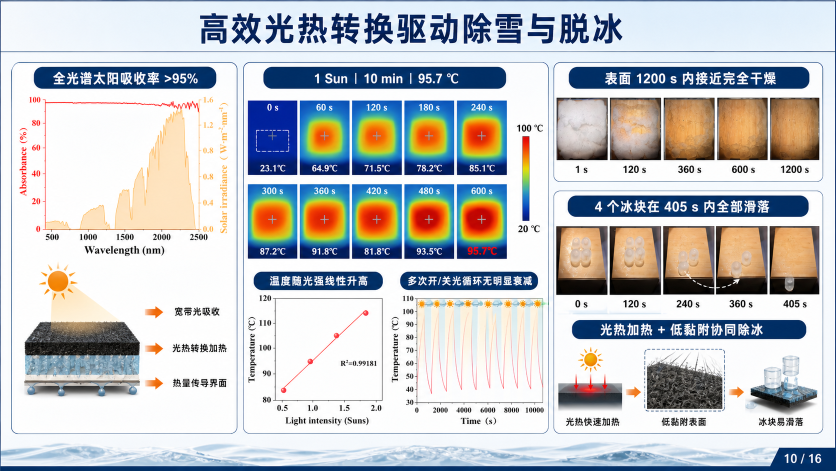
#> input picture assets/gallery/academic-paper-to-ppt/03-photothermal-deicing.png, 1672 x 941 px (shown at 1/2 size)
$ python compare_images.py ../../../assets/gallery/academic-paper-to-ppt/03-photothermal-deicing.png ../../../assets/gallery/academic-paper-to-ppt/01-interface-strategy.png   (older library calls are emulated)
#> lines starting #> are read from the running program, lines starting #| are printed output that depends on the picture
#!/usr/bin/env python3
"""Compare a source image with a rendered VBA screenshot."""

from __future__ import annotations

import argparse
import json
import math
import sys
from pathlib import Path


def load_image(path: Path):
    try:
        from PIL import Image
    except ImportError as exc:
        raise RuntimeError("Pillow is required to load images. Install with: python -m pip install pillow") from exc

    try:
        return Image.open(path).convert("RGB")
    except OSError as exc:
        raise RuntimeError(f"Cannot open image {path}: {exc}") from exc


def resize_to_match(image, size):
    try:
        from PIL import Image
        resample = getattr(Image, "Resampling", Image).BICUBIC
        return image.resize(size, resample)
    except Exception:
        return image.resize(size)


def channel_stats(img_a, img_b):
    width, height = img_a.size
    count = width * height
    total_abs = [0, 0, 0]
    total_pixel_delta = 0.0
    strong_diff = 0
    quadrants = {
        "top_left": 0.0,
        "top_right": 0.0,
        "bottom_left": 0.0,
        "bottom_right": 0.0,
    }
    quadrant_counts = {key: 0 for key in quadrants}

    pix_a = img_a.load()
    pix_b = img_b.load()
    for y in range(height):
        for x in range(width):
            a = pix_a[x, y]
            b = pix_b[x, y]
            diffs = [abs(a[i] - b[i]) for i in range(3)]
            for i, diff in enumerate(diffs):
                total_abs[i] += diff
            pixel_delta = sum(diffs) / 3
            total_pixel_delta += pixel_delta
            if pixel_delta > 32:
                strong_diff += 1
            if y < height / 2 and x < width / 2:
                key = "top_left"
            elif y < height / 2:
                key = "top_right"
            elif x < width / 2:
                key = "bottom_left"
            else:
                key = "bottom_right"
            quadrants[key] += pixel_delta
            quadrant_counts[key] += 1

    mean_channel_abs = [round(value / count, 3) for value in total_abs]
    mean_pixel_abs = round(total_pixel_delta / count, 3)
    strong_diff_ratio = round(strong_diff / count, 4)
    quadrant_scores = {
        key: round(value / max(quadrant_counts[key], 1), 3)
        for key, value in quadrants.items()
    }
    return mean_channel_abs, mean_pixel_abs, strong_diff_ratio, quadrant_scores


def try_ssim(img_a, img_b):
    try:
        import numpy as np
        from skimage.metrics import structural_similarity
    except ImportError:
        return None, "skimage is not installed; SSIM skipped."

    arr_a = np.asarray(img_a)
    arr_b = np.asarray(img_b)
    try:
        score = structural_similarity(arr_a, arr_b, channel_axis=2)
    except TypeError:
        score = structural_similarity(arr_a, arr_b, multichannel=True)
    except Exception as exc:
        return None, f"SSIM failed: {exc}"
    return round(float(score), 4), None


def suggestions(size_delta, mean_pixel_abs, strong_diff_ratio, quadrant_scores):
    notes = []
    if size_delta["width"] != 0 or size_delta["height"] != 0:
        notes.append("Match the Office canvas or export size before tuning individual shapes.")
    if mean_pixel_abs > 35:
        notes.append("Large average color difference: review background, palette, gradients, and transparency first.")
    elif mean_pixel_abs > 18:
        notes.append("Moderate color difference: tune key fills, text colors, and shadow transparency.")
    if strong_diff_ratio > 0.2:
        notes.append("Many pixels differ strongly: check object positions, missing regions, and layer order.")
    worst_region = max(quadrant_scores, key=quadrant_scores.get)
    if quadrant_scores[worst_region] > 20:
        notes.append(f"Focus the next visual pass on the {worst_region.replace('_', ' ')} region.")
    if not notes:
        notes.append("Images are broadly close; refine text metrics, small icons, and stroke weights.")
    return notes


def compare(source_path: Path, rendered_path: Path, sample_width: int):
    source = load_image(source_path)
    rendered = load_image(rendered_path)
    original_sizes = {"source": source.size, "rendered": rendered.size}
    size_delta = {
        "width": rendered.size[0] - source.size[0],
        "height": rendered.size[1] - source.size[1],
    }

    if source.size != rendered.size:
        rendered_for_compare = resize_to_match(rendered, source.size)
    else:
        rendered_for_compare = rendered

    if sample_width > 0 and source.size[0] > sample_width:
        scale = sample_width / source.size[0]
        sample_size = (sample_width, max(1, int(round(source.size[1] * scale))))
        source_for_compare = resize_to_match(source, sample_size)
        rendered_for_compare = resize_to_match(rendered_for_compare, sample_size)
    else:
        source_for_compare = source

    mean_channel_abs, mean_pixel_abs, strong_diff_ratio, quadrant_scores = channel_stats(
        source_for_compare,
        rendered_for_compare,
    )
    ssim, ssim_note = try_ssim(source_for_compare, rendered_for_compare)

    result = {
        "passed": True,
        "sizes": {
            "source": {"width": original_sizes["source"][0], "height": original_sizes["source"][1]},
            "rendered": {"width": original_sizes["rendered"][0], "height": original_sizes["rendered"][1]},
            "delta_rendered_minus_source": size_delta,
        },
        "mean_color_difference_rgb": {
            "red": mean_channel_abs[0],
            "green": mean_channel_abs[1],
            "blue": mean_channel_abs[2],
        },
        "mean_pixel_difference": mean_pixel_abs,
        "strong_pixel_difference_ratio": strong_diff_ratio,
        "region_difference_scores": quadrant_scores,
        "ssim": ssim,
        "notes": [] if ssim_note is None else [ssim_note],
        "suggested_modifications": suggestions(size_delta, mean_pixel_abs, strong_diff_ratio, quadrant_scores),
    }
    if math.isnan(mean_pixel_abs):
        result["passed"] = False
        result["notes"].append("Comparison produced NaN; check image files.")
    return result


def main() -> int:
    parser = argparse.ArgumentParser(
        description="Compare an original image with a screenshot exported from VBA-rendered Office Shapes.",
    )
    parser.add_argument("source_image", help="Path to the original reference image.")
    parser.add_argument("rendered_image", help="Path to the VBA-rendered screenshot/export.")
    parser.add_argument(
        "--sample-width",
        type=int,
        default=900,
        help="Resize comparison copies to this width for speed; use 0 for full size.",
    )
    parser.add_argument("--pretty", action="store_true", help="Pretty-print JSON output.")
    args = parser.parse_args()

    source_path = Path(args.source_image)
    rendered_path = Path(args.rendered_image)
    for path in (source_path, rendered_path):
        if not path.exists():
            print(json.dumps({"passed": False, "errors": [f"File not found: {path}"]}))
            return 2
        if not path.is_file():
            print(json.dumps({"passed": False, "errors": [f"Not a file: {path}"]}))
            return 2

    try:
        result = compare(source_path, rendered_path, args.sample_width)
#> in load_image, returned value is the input picture: PIL image 1672x941 RGB; mean R, G, B 193.1, 196, 198.9
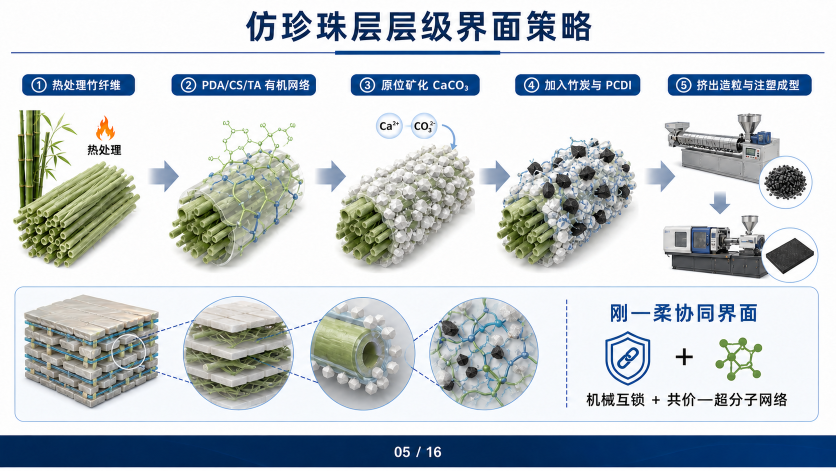
#> input picture assets/gallery/academic-paper-to-ppt/01-interface-strategy.png, 1672 x 941 px (shown at 1/2 size)
#> in load_image, returned value is the input picture: PIL image 1672x941 RGB; mean R, G, B 194.5, 201.7, 205.8
#> in resize_to_match, `return image.resize(size, resample)`:
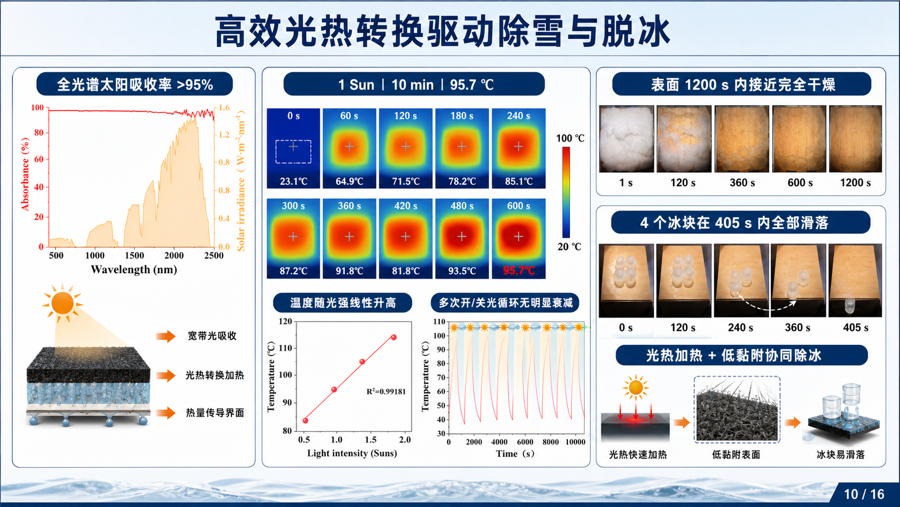
#> returned value: PIL image 900x507 RGB; mean R, G, B 193.1, 196, 198.9
#> call 2 of resize_to_match, with size = (900, 507)
#> in resize_to_match (call 2), `return image.resize(size, resample)`:
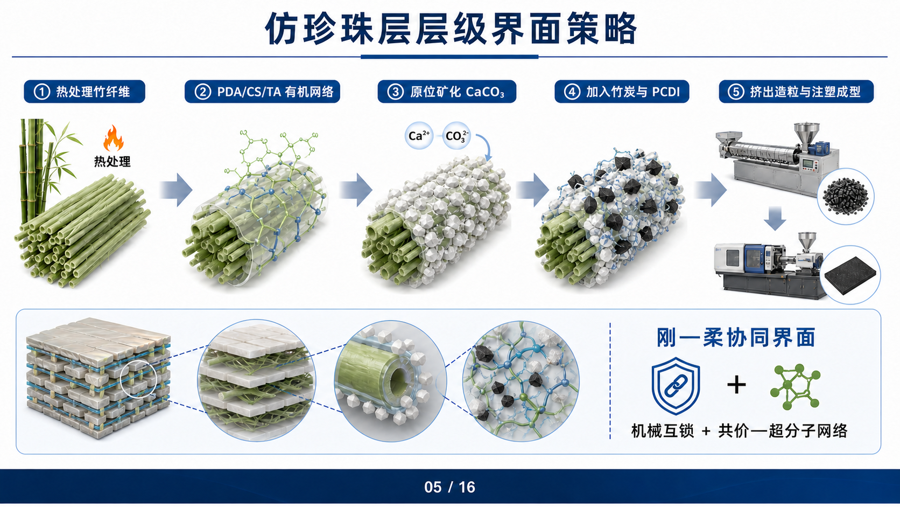
#> returned value: PIL image 900x507 RGB; mean R, G, B 194.5, 201.7, 205.7
#> after the loop in channel_stats, `for y in range(height):`: quadrant_counts = {'top_left': 114300, 'top_right': 114300, 'bottom_left': 113850, 'bottom_right': 113850}; quadrants = {'top_left': 8143517.7, 'top_right': 8851191, 'bottom_left': 8435541.7, 'bottom_right': 10034090.7}; strong_diff = 268228; total_abs = [38862020, 34743328, 32787675]; total_pixel_delta = 35464341
#> in channel_stats, `mean_channel_abs = [round(value / count, 3) for value in total_abs]`: mean_channel_abs = [85.17, 76.14, 71.86]
#> in channel_stats, `mean_pixel_abs = round(total_pixel_delta / count, 3)`: mean_pixel_abs = 77.72
#> in channel_stats, `strong_diff_ratio = round(strong_diff / count, 4)`: strong_diff_ratio = 0.588
#> in channel_stats, `quadrant_scores = { key: round(value / max(quadrant_counts[key], 1), 3..`: quadrant_scores = {'top_left': 71.25, 'top_right': 77.44, 'bottom_left': 74.09, 'bottom_right': 88.13}
#> in compare, `mean_channel_abs, mean_pixel_abs, strong_diff_ratio, quadrant_scores =..`: mean_channel_abs = [85.17, 76.14, 71.86]; mean_pixel_abs = 77.72; strong_diff_ratio = 0.588
#> in try_ssim, `score = structural_similarity(arr_a, arr_b, channel_axis=2)`: score = 0.225
#> in suggestions, `worst_region = max(quadrant_scores, key=quadrant_scores.get)`: worst_region = 'bottom_right'
#> result = 9 items
    except RuntimeError as exc:
        print(json.dumps({"passed": False, "errors": [str(exc)]}, indent=2 if args.pretty else None))
        return 2

    print(json.dumps(result, indent=2 if args.pretty else None))
#> (printed output is left out)
    return 0 if result.get("passed") else 1


if __name__ == "__main__":
    sys.exit(main())
#> (the program exits here)
